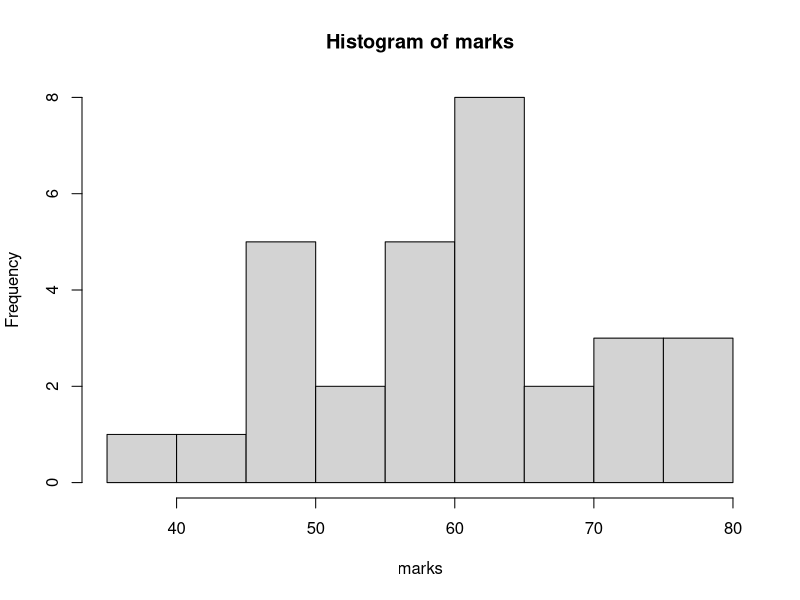
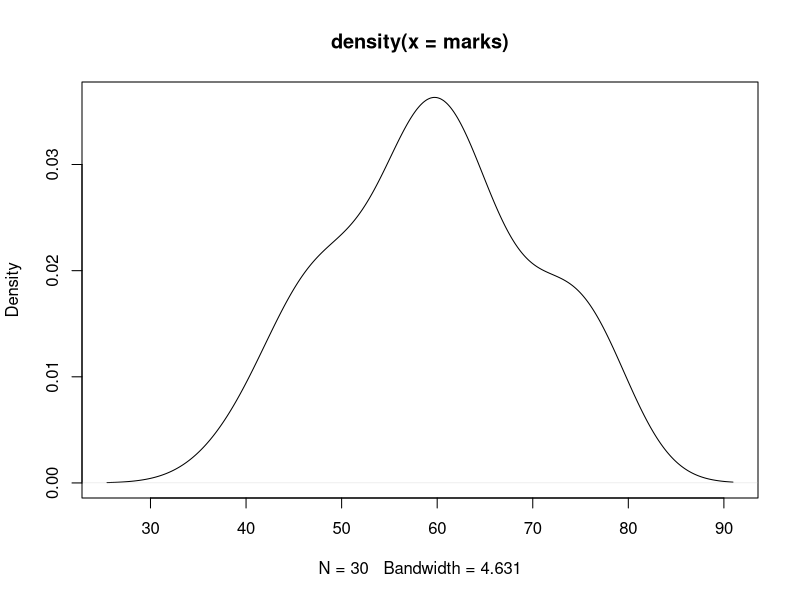
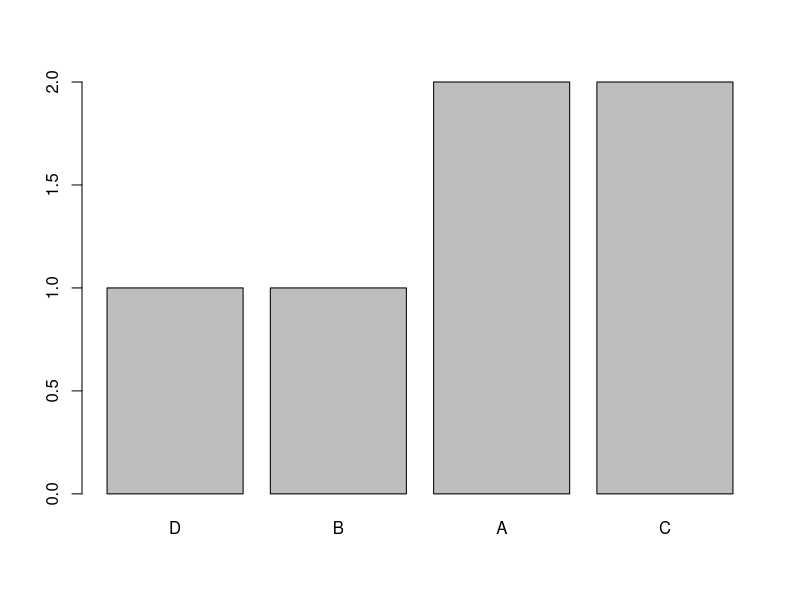
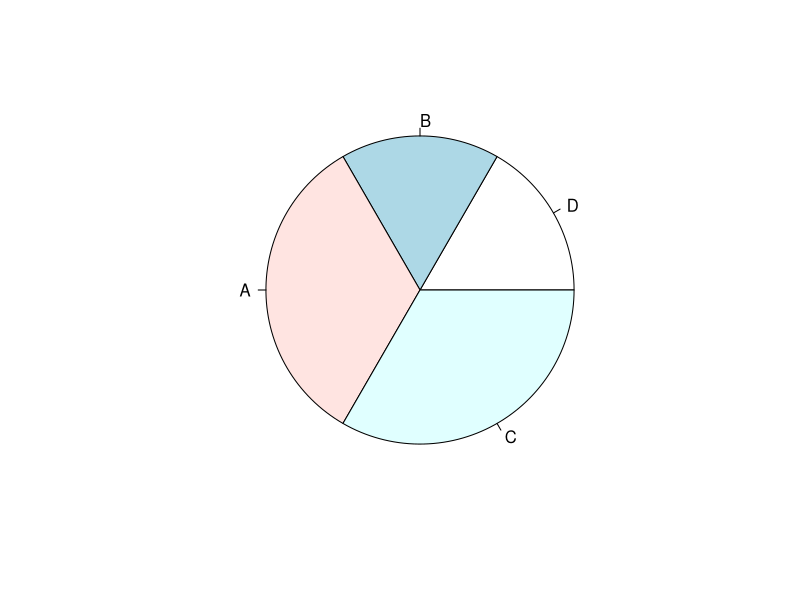

Write the R code that produced these figures, in order.
#vector
x = c(1,2,3)
x1=1:1000000000
x2=seq(1,100,2)
x2
?seq

#numeric Vector----

(marks = rnorm(30,60,10)) #round brackets assigns and prints
mean(marks)
median(marks)
mode(marks) #no mode
sd(marks)
var(marks)
summary(marks)

#properties of DS
length(marks)
range(marks)
str(marks)
class(marks)

hist(marks)
plot(density(marks))
#character vector----

(names =c('ram','shyam'))
summary(names)
#
gender = c('M','F','M')
summary(gender) #does not give appropriate answer
genderF=factor(gender)
summary(genderF)
#
(grades=c('A','B','D','C','A','C'))
gradesF=factor(grades, ordered=T)
summary(gradesF)
gradesF

gradesF1=factor(grades, ordered=T, levels=c('D','B','A','C'))#making your own order
summary(gradesF1)
gradesF1

table(gradesF1)
table(gender)
barplot(table(gradesF1))
pie(table(gradesF1))
#logical Vector----

(married=c(TRUE, FALSE, T, T, F, F))
sum(married)
table(married)
class(married)
summary(married)

#subset of marks
trunc(marks); round(marks,1); floor(marks); ceiling(marks)
marks1=trunc(marks)
marks1[-2] #skips the second value
marks1[c(1,3,8,24)]
mean(marks1[c(1,3,8,24)])
marks1[marks1>60] #marks1>60 gives T and F, accordingly is printed


set.seed(1234)#so we always get same pattern
gender2 = sample(c('M', 'F'), size = 30000, replace = T, prob = c(0.6, 0.4))
gender2
table(gender2)
prop.table(table(gender2))
